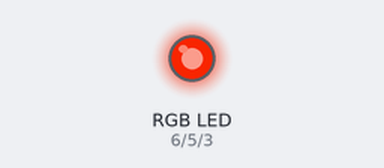
Bench run of a sketch on a simulated Arduino Uno, built with avr-gcc and run on an emulated ATmega328P. Shown: an RGB LED mixed from three pins (HIGH = lit). Random numbers use the default seed unless the sketch sets one.

Above: at 1.68 s.
Timing chart, 0 to 40.0 s (numbered marks = the images above):
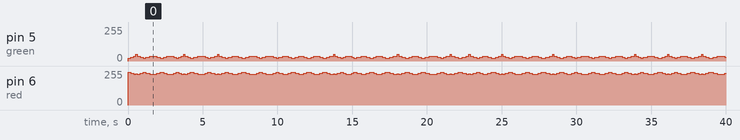

The sketch:

7.3.ino
```cpp
int red = 6;
int green = 5;
int blue = 3;

void setup()
{
  pinMode(red, OUTPUT);
  pinMode(green, OUTPUT);
  pinMode(blue, OUTPUT);
}
void loop()
{
  // Each loop, get a number between 0-100
  int curr = random(0,100);

  setColor(245, 20, 0);
  delay(random(150,300));

  setColor(237, 28, 0);
  delay(random(150,300));

  setColor(230, 34, 0);
  delay(random(150,300));

  // 1 times out of 5, brighter flicker
  if(curr<=20) {
    setColor(235, 50, 0);
    delay(random(50,100));
  }

  setColor(230, 34, 0);
  delay(random(150,250));

  setColor(237, 28, 0);
  delay(random(150,250));
}

// Quick helper function to change the color of all 3 channels
void setColor(int redValue, int greenValue, int blueValue) {
  analogWrite(red, redValue);
  analogWrite(green, greenValue);
  analogWrite(blue, blueValue);
}
```
